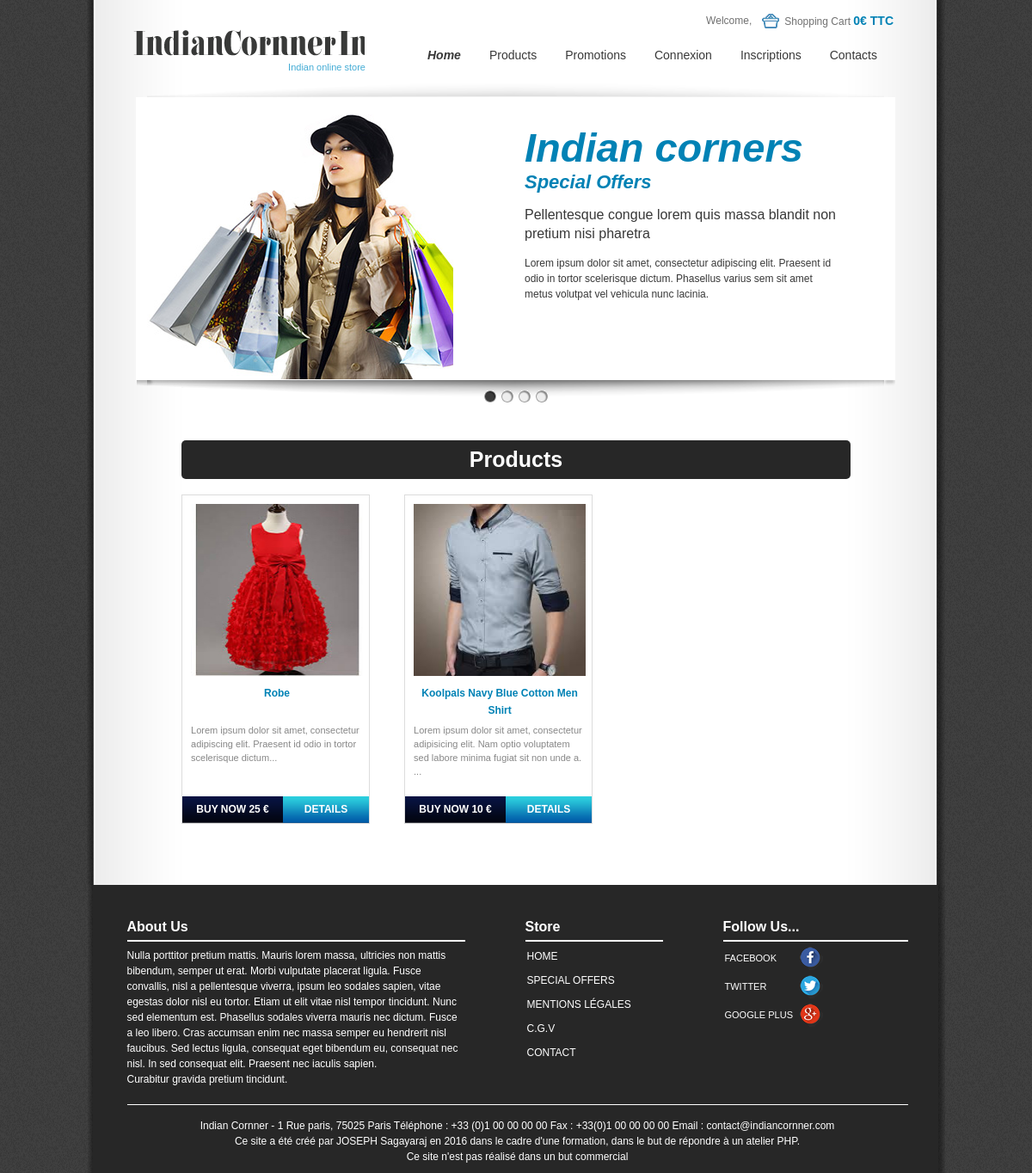
Page /promotion.php on the committed database.
### tables this page shows
CREATE TABLE IF NOT EXISTS `article` (
  `id_article` int(5) NOT NULL AUTO_INCREMENT,
  `reference` int(15) NOT NULL,
  `categorie` varchar(100) NOT NULL,
  `titre` varchar(250) NOT NULL,
  `description` varchar(250) NOT NULL,
  `couleur` varchar(100) NOT NULL,
  `taille` varchar(5) NOT NULL,
  `sexe` enum('m','f') NOT NULL,
  `photo` varchar(200) NOT NULL,
  `prix` int(5) NOT NULL,
  `promo` int(5) DEFAULT NULL,
  `stock` int(5) NOT NULL,
  `keywords` varchar(100) NOT NULL,
  PRIMARY KEY (`id_article`)
);

### inc/function.inc.php (called while the page is built, shortened)
<?php
function executeRequete($req)
{
	global $mysqli;
	$resultat = $mysqli->query($req);
	return $resultat;
}
 ?>

### promotion.php (the view, shortened to what this page needs)
<?php
	require_once ("inc/header.inc.php");
	require_once ("inc/menu.inc.php");
	$resultat = executeRequete("SELECT * FROM article INNER JOIN promotion ON article.promo = promotion.id_promo");
?>
<div id="main" class="shell">
	<div class="product-page">
	<div class="form-head">Products</div><br />
	<section>
			<?php
				while($article = $resultat->fetch_assoc()) {
					echo '<div class="metirials each-items" title="details">';
						echo '<div class="info">';
							echo '<img src="'.$article['photo'].'" alt="" />';
							echo '<span class="title">'.$article['titre'].'</span>';
							echo '<span class="description">'.substr($article['description'], 0, 150).'...</span>';
						echo '</div>';
					 	echo '<a href="javascript:void(0);" class="buy-btn" id="'. $article['id_article'] . '" title="Add to cart">BUY NOW '.$article['prix']. ' €</a>';
					 	echo '<a href ="details_article.php?id_article='.$article['id_article'].'" class="price">Details</a>';
					echo '</div>';
				}
			?>
	</section>
	</div>
<?php
require_once("inc/footer.inc.php");
?>

### css/style.css (style rules this page uses)
* { margin: 0; padding: 0; outline: 0; }
body { font-size: 12px; line-height: 18px; font-family: arial, sans-serif; color: #383838; background: #3b3b3b url(../images/body.png); }
a { color: #0252aa; text-decoration: none; cursor: pointer; }
.shell { width: 884px; margin: 0 auto; background: url(../images/shell.png) repeat-y 0 0; padding: 0 57px 0 57px; position: relative; }
#main { padding-top: 51px; padding-bottom: 41px; z-index: 1; }
.metirials { width: 217px; height: auto; border: solid 1px #dcdcdc; float: left; margin-right: 11px; margin-bottom: 30px; }
.metirials .info { display: block; padding: 0px; width: 200px; margin:10px 10px 0 10px; }
.metirials .title { color: #0182b5; display: block; font-family: "Georgia",Arial,serif; font-size: 12px; font-weight: bold; height: 45px; line-height: 20px; text-align: center; }
.metirials .description { display: block; font-size: 11px; line-height: 16px; color: #878787; margin-bottom: 10px; height: 75px; }
.metirials img { display: block; width: 100%; height: 200px; margin-bottom: 10px; }
.metirials .buy-btn { background: url(../images/buy-btn.png) repeat-x 0 0; width: 117px; height: 31px; color: #fff; font-size: 12px; line-height: 31px; text-transform: uppercase; font-weight: bold; text-align: center; display: inline-block; cursor: pointer; position: relative; }
.metirials .price { background: url(../images/price.png) repeat-x 0 0; width: 100px; height: 31px; color: #fff; font-size: 12px; line-height: 31px; text-transform: uppercase; font-weight: bold; display: inline-block; padding: 0; text-align: center; cursor: pointer; position: absolute; }
.form-head { height: 25px; line-height: 25px; text-align: center; font-size:25px; padding:10px 10px; font-weight: 700; color: #fff; background-color: #272727; border-radius: 5px; -webkit-border-radius:5px; -moz-border-radius:5px; }
.product-page { width: 88%; min-height: 300px; margin: 0 auto; }
.each-items { margin-right: 40px; }

### rows in the picture
article: photo (picture), titre "Robe", description "Lorem ipsum dolor sit amet, consectetur adipiscing elit. Praesent id odio in tortor scelerisque dictum", prix "25"
article: photo (picture), titre "Koolpals Navy Blue Cotton Men Shirt", description "Lorem ipsum dolor sit amet, consectetur adipisicing elit. Nam optio voluptatem sed labore minima fugiat sit non unde a.", prix "10"

### other values in the picture
montantTotal() "0"
